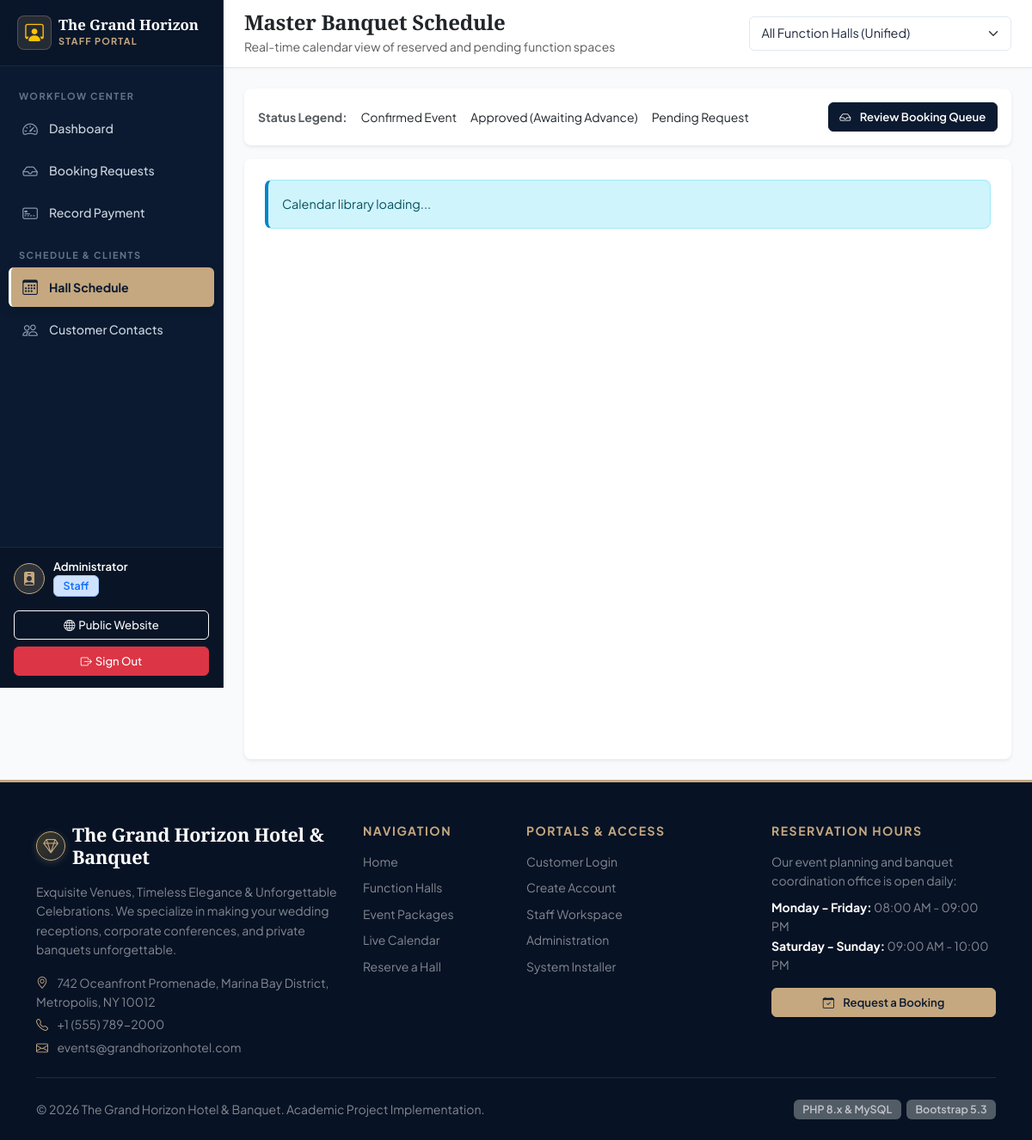
The page /staff/calendar.php (signed in) on the database its author committed.
### tables this page shows
CREATE TABLE `system_settings` (
    `id` INT UNSIGNED PRIMARY KEY DEFAULT 1,
    `hotel_name` VARCHAR(120) NOT NULL DEFAULT 'The Grand Horizon Hotel & Banquet',
    `hotel_tagline` VARCHAR(200) NOT NULL DEFAULT 'Exquisite Venues & Unforgettable Celebrations',
    `address` TEXT NOT NULL,
    `city_state_zip` VARCHAR(120) NOT NULL DEFAULT 'Oceanfront Avenue, Suite 100, Metropolis',
    `phone` VARCHAR(30) NOT NULL DEFAULT '+1 (555) 789-2000',
    `email` VARCHAR(100) NOT NULL DEFAULT 'events@grandhorizonhotel.com',
    `website` VARCHAR(100) NOT NULL DEFAULT 'www.grandhorizonhotel.com',
    `currency_symbol` VARCHAR(10) NOT NULL DEFAULT 'LKR',
    `tax_percentage` DECIMAL(5,2) NOT NULL DEFAULT 10.00,
    `advance_percentage` DECIMAL(5,2) NOT NULL DEFAULT 30.00,
    `cancellation_policy` TEXT NULL,
    `updated_at` TIMESTAMP DEFAULT CURRENT_TIMESTAMP ON UPDATE CURRENT_TIMESTAMP
);

### includes/functions.php (called while the page is built, shortened)
<?php
function e(?string $string): string {
    return htmlspecialchars($string ?? '', ENT_QUOTES, 'UTF-8');
}
function get_system_settings(): array {
    static $settings = null;
    if ($settings === null) {
        try {
            $pdo = Database::getConnection();
            $stmt = $pdo->query("SELECT * FROM `system_settings` WHERE `id` = 1 LIMIT 1");
            $data = $stmt->fetch();
            if ($data) {
                $settings = $data;
            }
        } catch (Exception $e) {
            $settings = [
                'hotel_name'         => 'The Grand Horizon Hotel & Banquet',
                'currency_symbol'    => 'LKR',
                'tax_percentage'     => 10.00,
                'advance_percentage' => 30.00,
            ];
        }
    }
    return $settings;
}

### staff/calendar.php (the view, shortened to what this page needs)
<?php
require_once __DIR__ . '/../includes/functions.php';
require_once __DIR__ . '/../includes/header.php';
?>
<div class="dashboard-wrapper">
    <?php require __DIR__ . '/../includes/staff_sidebar.php'; ?>
    <div class="main-content">
        <header class="topbar">
            <div class="d-flex align-items-center gap-3">
                <div>
                    <h4 class="mb-0 fw-bold text-dark">Master Banquet Schedule</h4>
                    <small class="text-muted d-none d-sm-inline">Real-time calendar view of reserved and pending function spaces</small>
                </div>
            </div>
            <div style="min-width: 200px;" class="w-auto">
                <select id="calendarHallFilter" class="form-select form-select-sm">
                    <option value="">All Function Halls (Unified)</option>
                </select>
            </div>
        </header>
        <div class="content-body">
            <div class="card shadow-sm border-0 rounded-3 p-3 bg-white mb-3">
                <div class="d-flex flex-wrap align-items-center justify-content-between gap-3">
                    <div class="d-flex align-items-center gap-3 small">
                        <span class="text-muted fw-bold">Status Legend:</span>
                        <div><span class="legend-dot legend-confirmed"></span> Confirmed Event</div>
                        <div><span class="legend-dot legend-approved"></span> Approved (Awaiting Advance)</div>
                        <div><span class="legend-dot legend-pending"></span> Pending Request</div>
                    </div>
                    <div>
                        <a href="<?= BASE_URL ?>staff/bookings.php" class="btn btn-navy btn-sm">
                            <i class="bi bi-inbox me-1"></i> Review Booking Queue
                        </a>
                    </div>
                </div>
            </div>
            <div class="card shadow-sm border-0 rounded-3 p-4 bg-white">
                <div id="hallScheduleCalendar" style="min-height: 650px;"></div>
            </div>
        </div>
    </div>
</div>
<?php require_once __DIR__ . '/../includes/footer.php'; ?>

### includes/footer.php (shortened to what this page needs)
<?php
$settings = get_system_settings();
?>
<footer class="bg-navy text-white pt-5 pb-4 mt-auto" style="background-color: #071224; border-top: 3px solid #c5a880;">
    <div class="container">
        <div class="row g-4">
            <div class="col-lg-4 col-md-6">
                <div class="d-flex align-items-center gap-2 mb-3">
                    <span class="hotel-crest" style="width:34px; height:34px; font-size:1.1rem;"><i class="bi bi-gem"></i></span>
                    <h5 class="luxury-heading text-white mb-0" style="font-size: 1.35rem;">
                        <?= e($settings['hotel_name']) ?>
                    </h5>
                </div>
                <p class="text-white-50 small mb-3">
                    <?= e($settings['hotel_tagline']) ?>. We specialize in making your wedding receptions, corporate conferences, and private banquets unforgettable.
                </p>
                <div class="text-white-50 small">
                    <p class="mb-1"><i class="bi bi-geo-alt text-gold me-2"></i> <?= e($settings['address']) ?>, <?= e($settings['city_state_zip']) ?></p>
                    <p class="mb-1"><i class="bi bi-telephone text-gold me-2"></i> <?= e($settings['phone']) ?></p>
                    <p class="mb-0"><i class="bi bi-envelope text-gold me-2"></i> <?= e($settings['email']) ?></p>
                </div>
            </div>
            <div class="col-lg-2 col-md-6">
                <h6 class="text-uppercase fw-bold text-gold small mb-3" style="letter-spacing: 1.5px;">Navigation</h6>
                <ul class="list-unstyled text-white-50 small mb-0">
                    <li class="mb-2"><a href="<?= BASE_URL ?>index.php" class="text-white-50 text-decoration-none hover-gold">Home</a></li>
                    <li class="mb-2"><a href="<?= BASE_URL ?>halls.php" class="text-white-50 text-decoration-none hover-gold">Function Halls</a></li>
                    <li class="mb-2"><a href="<?= BASE_URL ?>packages.php" class="text-white-50 text-decoration-none hover-gold">Event Packages</a></li>
                    <li class="mb-2"><a href="<?= BASE_URL ?>availability.php" class="text-white-50 text-decoration-none hover-gold">Live Calendar</a></li>
                    <li class="mb-2"><a href="<?= BASE_URL ?>customer/book.php" class="text-white-50 text-decoration-none hover-gold">Reserve a Hall</a></li>
                </ul>
            </div>
            <div class="col-lg-3 col-md-6">
                <h6 class="text-uppercase fw-bold text-gold small mb-3" style="letter-spacing: 1.5px;">Portals & Access</h6>
                <ul class="list-unstyled text-white-50 small mb-0">
                    <li class="mb-2"><a href="<?= BASE_URL ?>login.php" class="text-white-50 text-decoration-none hover-gold">Customer Login</a></li>
                    <li class="mb-2"><a href="<?= BASE_URL ?>register.php" class="text-white-50 text-decoration-none hover-gold">Create Account</a></li>
                    <li class="mb-2"><a href="<?= BASE_URL ?>staff/dashboard.php" class="text-white-50 text-decoration-none hover-gold">Staff Workspace</a></li>
                    <li class="mb-2"><a href="<?= BASE_URL ?>admin/dashboard.php" class="text-white-50 text-decoration-none hover-gold">Administration</a></li>
                    <li class="mb-2"><a href="<?= BASE_URL ?>install.php" class="text-white-50 text-decoration-none hover-gold">System Installer</a></li>
                </ul>
            </div>
            <div class="col-lg-3 col-md-6">
                <h6 class="text-uppercase fw-bold text-gold small mb-3" style="letter-spacing: 1.5px;">Reservation Hours</h6>
                <p class="text-white-50 small mb-2">
                    Our event planning and banquet coordination office is open daily:
                </p>
                <ul class="list-unstyled text-white-50 small mb-3">
                    <li><strong class="text-white">Monday - Friday:</strong> 08:00 AM - 09:00 PM</li>
                    <li><strong class="text-white">Saturday - Sunday:</strong> 09:00 AM - 10:00 PM</li>
                </ul>
                <a href="<?= BASE_URL ?>customer/book.php" class="btn btn-gold btn-sm w-100">
                    <i class="bi bi-calendar-check me-1"></i> Request a Booking
                </a>
            </div>
        </div>
        <hr class="border-secondary my-4 opacity-25">
        <div class="d-flex flex-column flex-md-row justify-content-between align-items-center small text-white-50">
            <div>
                &copy; <?= date('Y') ?> <?= e($settings['hotel_name']) ?>. Academic Project Implementation.
            </div>
            <div class="mt-2 mt-md-0">
                <span class="badge bg-secondary opacity-75">PHP 8.x & MySQL</span>
                <span class="badge bg-secondary opacity-75 ms-1">Bootstrap 5.3</span>
            </div>
        </div>
    </div>
</footer>
</body>
</html>

### assets/css/style.css (style rules this page uses)
:root { --hotel-navy-dark: #071224; --hotel-navy: #0b1a30; --hotel-navy-light: #162a4d; --hotel-navy-subtle: #1e3a68; --hotel-gold: #c5a880; --hotel-gold-hover: #b39366; --hotel-gold-light: #fbf8f4; --hotel-gold-subtle: #f3ece1; --hotel-gold-accent: #d4af37; --hotel-bg-light: #f8fafc; --hotel-card-bg: #ffffff; --hotel-border: #e2e8f0; --hotel-border-subtle: #f1f5f9; --hotel-text-main: #1e293b; --hotel-text-dark: #0f172a; --hotel-text-muted: #64748b; --hotel-text-light: #94a3b8; --sidebar-width: 260px; --topbar-height: 68px; --hotel-radius-sm: 6px; --hotel-radius: 8px; --hotel-radius-lg: 12px; --hotel-radius-pill: 50rem; --hotel-shadow-xs: 0 1px 2px 0 rgba(0, 0, 0, 0.04); --hotel-shadow-sm: 0 1px 3px 0 rgba(0, 0, 0, 0.05), 0 1px 2px -1px rgba(0, 0, 0, 0.04); --hotel-shadow: 0 4px 6px -1px rgba(0, 0, 0, 0.06), 0 2px 4px -2px rgba(0, 0, 0, 0.04); --hotel-shadow-md: 0 10px 15px -3px rgba(0, 0, 0, 0.07), 0 4px 6px -4px rgba(0, 0, 0, 0.04); --hotel-shadow-lg: 0 20px 25px -5px rgba(0, 0, 0, 0.08), 0 8px 10px -6px rgba(0, 0, 0, 0.04); }
*, *::before, *::after { box-sizing: border-box; }
html { scroll-behavior: smooth; }
body { font-family: 'Plus Jakarta Sans', -apple-system, BlinkMacSystemFont, "Segoe UI", Roboto, "Helvetica Neue", Arial, sans-serif; color: var(--hotel-text-main); background-color: var(--hotel-bg-light); line-height: 1.6; overflow-x: hidden; min-height: 100vh; }
h1, h2, h3, h4, .luxury-heading { font-family: "Playfair Display", Georgia, "Times New Roman", serif; font-weight: 700; color: var(--hotel-navy); letter-spacing: -0.01em; }
h5, h6 { font-family: 'Plus Jakarta Sans', sans-serif; font-weight: 600; color: var(--hotel-text-dark); }
a { color: var(--hotel-navy); text-decoration: none; transition: color 0.2s ease; }
.btn { font-weight: 500; font-size: 0.9rem; padding: 0.52rem 1.15rem; border-radius: var(--hotel-radius-sm); transition: all 0.2s ease-in-out; display: inline-flex; align-items: center; justify-content: center; gap: 0.4rem; }
.btn-sm { padding: 0.38rem 0.8rem; font-size: 0.82rem; border-radius: var(--hotel-radius-sm); }
.btn-gold { background-color: var(--hotel-gold); color: var(--hotel-navy); font-weight: 600; border: 1px solid var(--hotel-gold); box-shadow: var(--hotel-shadow-xs); }
.btn-navy { background-color: var(--hotel-navy); color: #ffffff; font-weight: 600; border: 1px solid var(--hotel-navy); }
.form-control, .form-select { border: 1px solid var(--hotel-border); border-radius: var(--hotel-radius-sm); color: var(--hotel-text-main); font-size: 0.9rem; padding: 0.52rem 0.85rem; background-color: #ffffff; transition: border-color 0.2s ease, box-shadow 0.2s ease; }
.dashboard-wrapper { display: flex; min-height: 100vh; width: 100%; position: relative; background-color: var(--hotel-bg-light); }
.main-content { flex-grow: 1; background-color: var(--hotel-bg-light); display: flex; flex-direction: column; min-width: 0; width: calc(100% - var(--sidebar-width)); }
.topbar { background-color: #ffffff; border-bottom: 1px solid var(--hotel-border); padding: 12px 24px; display: flex; align-items: center; justify-content: space-between; gap: 16px; position: sticky; top: 0; z-index: 1020; min-height: var(--topbar-height); box-shadow: var(--hotel-shadow-xs); }
.content-body { padding: 24px; flex-grow: 1; max-width: 1600px; width: 100%; margin: 0 auto; }
.badge { font-weight: 600; padding: 0.35rem 0.65rem; border-radius: var(--hotel-radius-sm); font-size: 0.78rem; display: inline-flex; align-items: center; gap: 4px; }
.hotel-crest { width: 38px; height: 38px; border-radius: 50%; background: linear-gradient(135deg, rgba(212,175,55,0.25) 0%, rgba(197,168,128,0.12) 100%); border: 1.5px solid var(--hotel-gold); display: inline-flex; align-items: center; justify-content: center; color: var(--hotel-gold); font-size: 1.15rem; flex-shrink: 0; box-shadow: 0 2px 8px rgba(197,168,128,0.25); }
.text-gold { color: var(--hotel-gold) !important; }

### rows shown on the page
system_settings: hotel_name "The Grand Horizon Hotel & Banquet", hotel_tagline "Exquisite Venues, Timeless Elegance & Unforgettable Celebrations", address "742 Oceanfront Promenade, Marina Bay District", city_state_zip "Metropolis, NY 10012", phone "+1 (555) 789-2000", email "events@grandhorizonhotel.com"

### other values the page prints
$staffUser['name'] "Administrator"
